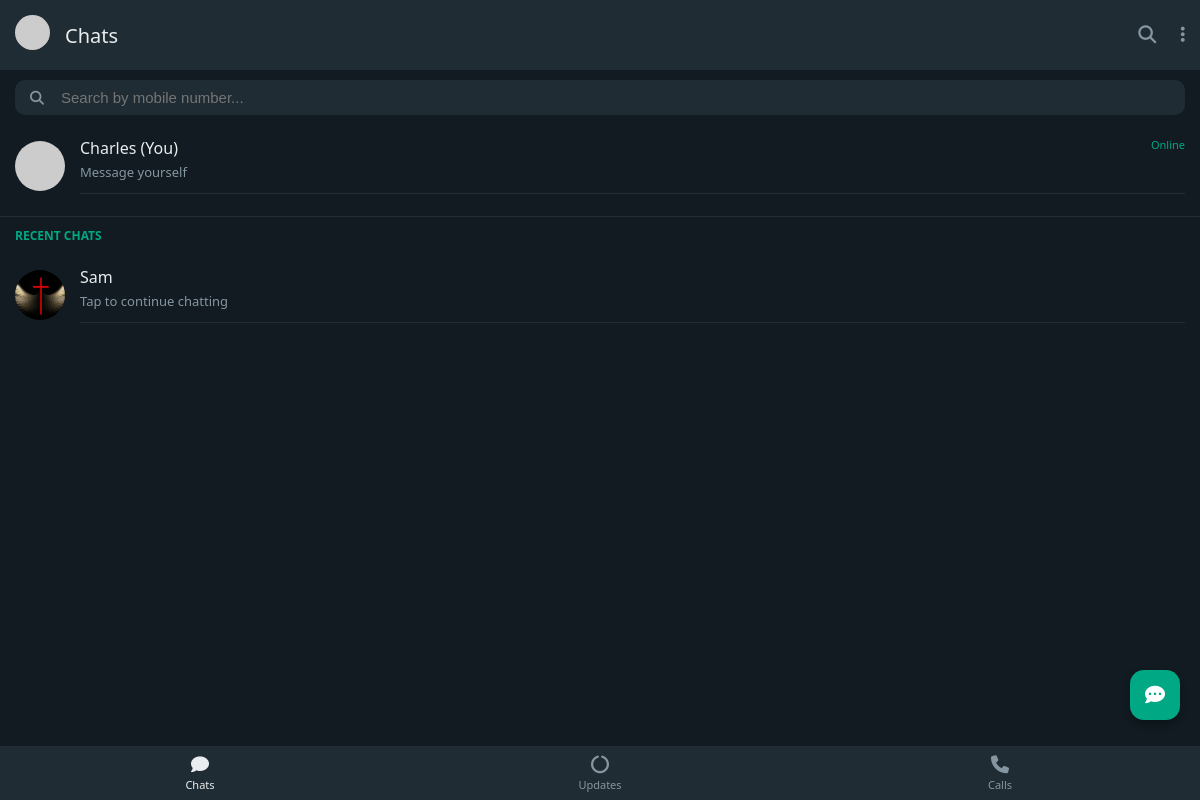
Page /dashboard (signed in) on the committed database.
### app.py (models this page shows)
class User(db.Model):
    id = db.Column(db.Integer, primary_key=True)
    username = db.Column(db.String(80), nullable=False)
    email = db.Column(db.String(120), unique=True, nullable=False)
    mobile = db.Column(db.String(15), unique=True, nullable=False)
    password = db.Column(db.String(80), nullable=False)
    instagram = db.Column(db.String(100))
    linkedin = db.Column(db.String(100))
    twitter = db.Column(db.String(100))
    profile_pic = db.Column(db.String(200))

### app.py (the view)
@app.route('/dashboard', methods=['GET', 'POST'])
def dashboard():
    if 'user_id' not in session: return redirect(url_for('home'))
    user = User.query.get(session['user_id'])
    search_result = None
    all_chats = ChatMessage.query.filter(
        or_(ChatMessage.sender_id == user.id, ChatMessage.receiver_id == user.id)
    ).order_by(ChatMessage.timestamp.desc()).all()
    recent_user_ids = []
    for chat in all_chats:
        other_id = chat.receiver_id if chat.sender_id == user.id else chat.sender_id
        if other_id not in recent_user_ids and other_id != user.id:
            recent_user_ids.append(other_id)
    recent_users = [User.query.get(uid) for uid in recent_user_ids]
    if request.method == 'POST':
        search_mobile = request.form.get('search_mobile')
        search_result = User.query.filter_by(mobile=search_mobile).first()
    return render_template('dashboard.html', user=user, search_result=search_result, recent_users=recent_users)

### templates/dashboard.html (shortened to what this page needs)
<!DOCTYPE html>
<html lang="en">
<head>
    <link rel="stylesheet" href="https://cdnjs.cloudflare.com/ajax/libs/font-awesome/6.4.0/css/all.min.css">
</head>
<body>
    <div class="header">
        <div style="display: flex; align-items: center;">
            <a href="/profile">
                {% if user.profile_pic %}
                    <img src="{{ url_for('static', filename='uploads/' + user.profile_pic) }}"
                         style="width: 35px; height: 35px; border-radius: 50%; margin-right: 15px; border: 1.5px solid white; object-fit: cover;">
                {% else %}
                    <img src="https://ui-avatars.com/api/?name={{ user.username }}&background=00a884&color=fff"
                         style="width: 35px; height: 35px; border-radius: 50%; margin-right: 15px;">
                {% endif %}
            </a>
            <h2>Chats</h2>
        </div>
        <div class="header-icons">
            <i class="fas fa-search"></i>
            <a href="/logout" style="color: inherit;"><i class="fas fa-ellipsis-v"></i></a>
        </div>
    </div>
    <div class="search-container">
        <form action="/search_contact" method="POST" class="search-box">
            <i class="fas fa-search"></i>
            <input type="text" name="search_mobile" placeholder="Search by mobile number..." required>
        </form>
    </div>
    <div class="chat-list">
        <div class="chat-item">
            {% if user.profile_pic %}
                <img src="{{ url_for('static', filename='uploads/' + user.profile_pic) }}" class="avatar">
            {% else %}
                <img src="https://ui-avatars.com/api/?name={{ user.username }}&background=00a884&color=fff" class="avatar">
            {% endif %}
            <div class="chat-info">
                <div class="chat-top">
                    <span class="chat-name">{{ user.username }} (You)</span>
                    <span class="chat-time">Online</span>
                </div>
                <div class="chat-msg">Message yourself</div>
            </div>
        </div>
        <div style="padding: 10px 15px; font-size: 12px; color: var(--accent); font-weight: bold; text-transform: uppercase; border-top: 1px solid #222d34; margin-top: 10px;">
            Recent Chats
        </div>
        {% for r_user in recent_users %}
        <a href="/chat/{{ r_user.id }}" class="chat-item">
            <img src="{{ url_for('static', filename='uploads/' + r_user.profile_pic) if r_user.profile_pic else 'https://ui-avatars.com/api/?name=' + r_user.username }}" class="avatar">
            <div class="chat-info">
                <div class="chat-top">
                    <span class="chat-name">{{ r_user.username }}</span>
                </div>
                <div class="chat-msg">Tap to continue chatting</div>
            </div>
        </a>
        {% endfor %}
    </div>
    <div class="fab">
        <i class="fas fa-comment-dots"></i>
    </div>
    <div class="bottom-nav">
        <div class="nav-item active"><i class="fas fa-comment"></i>Chats</div>
        <div class="nav-item"><i class="fas fa-circle-notch"></i>Updates</div>
        <div class="nav-item"><i class="fas fa-phone"></i>Calls</div>
    </div>
</body>
</html>

### templates/dashboard.html (style rules this page uses)
:root { --dark-bg: #111b21; --header-bg: #202c33; --text-main: #e9edef; --text-dim: #8696a0; --accent: #00a884; }
body { margin: 0; background: var(--dark-bg); color: var(--text-main); font-family: 'Segoe UI', Tahoma, sans-serif; overflow-x: hidden; }
.header { background: var(--header-bg); padding: 15px; display: flex; justify-content: space-between; align-items: center; position: sticky; top: 0; z-index: 100; }
.header h2 { margin: 0; font-size: 20px; font-weight: 500; }
.header-icons i { margin-left: 20px; font-size: 18px; color: var(--text-dim); cursor: pointer; }
.search-container { padding: 10px 15px; background: var(--dark-bg); }
.search-box { background: var(--header-bg); border-radius: 10px; padding: 8px 15px; display: flex; align-items: center; }
.search-box i { color: var(--text-dim); margin-right: 15px; font-size: 14px; }
.search-box input { background: transparent; border: none; color: var(--text-main); width: 100%; outline: none; font-size: 15px; }
.chat-list { padding-bottom: 80px; }
.chat-item { display: flex; align-items: center; padding: 12px 15px; transition: 0.2s; cursor: pointer; text-decoration: none; color: inherit; }
.avatar { width: 50px; height: 50px; border-radius: 50%; object-fit: cover; margin-right: 15px; }
.chat-info { flex: 1; border-bottom: 0.5px solid #222d34; padding-bottom: 12px; }
.chat-top { display: flex; justify-content: space-between; margin-bottom: 4px; }
.chat-name { font-weight: 500; font-size: 16px; }
.chat-time { font-size: 11px; color: var(--accent); }
.chat-msg { font-size: 13px; color: var(--text-dim); }
.fab { position: fixed; bottom: 80px; right: 20px; background: var(--accent); width: 50px; height: 50px; border-radius: 14px; display: flex; align-items: center; justify-content: center; color: white; font-size: 20px; box-shadow: 0 4px 8px rgba(0,0,0,0.3); }
.bottom-nav { position: fixed; bottom: 0; width: 100%; background: var(--header-bg); display: flex; justify-content: space-around; padding: 8px 0; border-top: 1px solid #222d34; }
.nav-item { text-align: center; color: var(--text-dim); font-size: 11px; flex: 1; cursor: pointer; }
.nav-item i { font-size: 18px; display: block; margin-bottom: 4px; }
.nav-item.active { color: var(--text-main); }

### rows in the picture
User: username "Charles"
User: profile_pic (picture), username "Sam"
